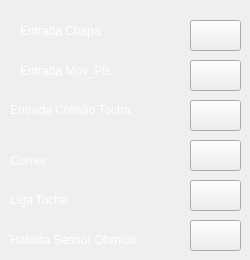
     <widget class="QWidget" name="tab_2">
      <attribute name="title">
       <string>Status E/S</string>
      </attribute>
      <widget class="QHmiButton" name="QHmiButton_2">
       <property name="geometry">
        <rect>
         <x>190</x>
         <y>20</y>
         <width>51</width>
         <height>31</height>
        </rect>
       </property>
       <property name="text">
        <string/>
       </property>
       <property name="icon">
        <iconset>
         <normaloff>../res/leds/led_round_040_G_off.png</normaloff>
         <normalon>../res/leds/led_round_040_G_on.png</normalon>../res/leds/led_round_040_G_off.png</iconset>
       </property>
       <property name="iconSize">
        <size>
         <width>32</width>
         <height>32</height>
        </size>
       </property>
       <property name="fieldName">
        <cstring>CONF1_TOQUE_CHAPA</cstring>
       </property>
       <property name="PasswordLevel" stdset="0">
        <number>0</number>
       </property>
       <property name="Hide" stdset="0">
        <bool>true</bool>
       </property>
       <property name="Align left" stdset="0">
        <bool>false</bool>
       </property>
      </widget>
      <widget class="QHmiButton" name="QHmiButton_3">
       <property name="geometry">
        <rect>
         <x>190</x>
         <y>60</y>
         <width>51</width>
         <height>31</height>
        </rect>
       </property>
       <property name="text">
        <string/>
       </property>
       <property name="icon">
        <iconset>
         <normaloff>../res/leds/led_round_040_G_off.png</normaloff>
         <normalon>../res/leds/led_round_040_G_on.png</normalon>../res/leds/led_round_040_G_off.png</iconset>
       </property>
       <property name="iconSize">
        <size>
         <width>32</width>
         <height>32</height>
        </size>
       </property>
       <property name="fieldName">
        <cstring>CONF1_MOV_CNC_OK</cstring>
       </property>
       <property name="PasswordLevel" stdset="0">
        <number>0</number>
       </property>
       <property name="Hide" stdset="0">
        <bool>true</bool>
       </property>
       <property name="Align left" stdset="0">
        <bool>false</bool>
       </property>
      </widget>
      <widget class="QHmiButton" name="QHmiButton_4">
       <property name="geometry">
        <rect>
         <x>190</x>
         <y>100</y>
         <width>51</width>
         <height>31</height>
        </rect>
       </property>
       <property name="text">
        <string/>
       </property>
       <property name="icon">
        <iconset>
         <normaloff>../res/leds/led_round_040_G_off.png</normaloff>
         <normalon>../res/leds/led_round_040_G_on.png</normalon>../res/leds/led_round_040_G_off.png</iconset>
       </property>
       <property name="iconSize">
        <size>
         <width>32</width>
         <height>32</height>
        </size>
       </property>
       <property name="fieldName">
        <cstring>CONF1_G_B_COLISAO_THC</cstring>
       </property>
       <property name="PasswordLevel" stdset="0">
        <number>0</number>
       </property>
       <property name="Hide" stdset="0">
        <bool>true</bool>
       </property>
       <property name="Align left" stdset="0">
        <bool>false</bool>
       </property>
      </widget>
      <widget class="QLabel" name="label_20">
       <property name="geometry">
        <rect>
         <x>20</x>
         <y>20</y>
         <width>141</width>
         <height>21</height>
        </rect>
       </property>
       <property name="styleSheet">
        <string notr="true">font: 75 12pt &quot;Arial&quot;;
color: rgb(255, 255, 255);</string>
       </property>
       <property name="text">
        <string>Entrada Chapa</string>
       </property>
       <property name="PasswordLevel" stdset="0">
        <number>0</number>
       </property>
       <property name="Hide" stdset="0">
        <bool>true</bool>
       </property>
      </widget>
      <widget class="QLabel" name="label_21">
       <property name="geometry">
        <rect>
         <x>20</x>
         <y>60</y>
         <width>141</width>
         <height>21</height>
        </rect>
       </property>
       <property name="styleSheet">
        <string notr="true">font: 75 12pt &quot;Arial&quot;;
color: rgb(255, 255, 255);</string>
       </property>
       <property name="text">
        <string>Entrada Mov_Pls</string>
       </property>
       <property name="PasswordLevel" stdset="0">
        <number>0</number>
       </property>
       <property name="Hide" stdset="0">
        <bool>true</bool>
       </property>
      </widget>
      <widget class="QLabel" name="label_22">
       <property name="geometry">
        <rect>
         <x>10</x>
         <y>100</y>
         <width>171</width>
         <height>21</height>
        </rect>
       </property>
       <property name="styleSheet">
        <string notr="true">font: 75 12pt &quot;Arial&quot;;
color: rgb(255, 255, 255);</string>
       </property>
       <property name="text">
        <string>&lt;html&gt;&lt;head/&gt;&lt;body&gt;&lt;p&gt;Entrada Colisão Tocha&lt;/p&gt;&lt;/body&gt;&lt;/html&gt;</string>
       </property>
       <property name="PasswordLevel" stdset="0">
        <number>0</number>
       </property>
       <property name="Hide" stdset="0">
        <bool>true</bool>
       </property>
      </widget>
      <widget class="QLabel" name="label_23">
       <property name="geometry">
        <rect>
         <x>10</x>
         <y>190</y>
         <width>171</width>
         <height>21</height>
        </rect>
       </property>
       <property name="styleSheet">
        <string notr="true">font: 75 12pt &quot;Arial&quot;;
color: rgb(255, 255, 255);</string>
       </property>
       <property name="text">
        <string>&lt;html&gt;&lt;head/&gt;&lt;body&gt;&lt;p&gt;Liga Tocha&lt;/p&gt;&lt;/body&gt;&lt;/html&gt;</string>
       </property>
       <property name="PasswordLevel" stdset="0">
        <number>0</number>
       </property>
       <property name="Hide" stdset="0">
        <bool>true</bool>
       </property>
      </widget>
      <widget class="QHmiButton" name="QHmiButton_5">
       <property name="geometry">
        <rect>
         <x>190</x>
         <y>180</y>
         <width>51</width>
         <height>31</height>
        </rect>
       </property>
       <property name="text">
        <string/>
       </property>
       <property name="icon">
        <iconset>
         <normaloff>../res/leds/led_round_040_R_off.png</normaloff>
         <normalon>../res/leds/led_round_040_R_on.png</normalon>
         <disabledoff>../res/leds/led_round_040_R_off.png</disabledoff>
         <disabledon>../res/leds/led_round_040_R_on.png</disabledon>../res/leds/led_round_040_R_off.png</iconset>
       </property>
       <property name="iconSize">
        <size>
         <width>32</width>
         <height>32</height>
        </size>
       </property>
       <property name="fieldName">
        <cstring>CONF1_B_TOCHA</cstring>
       </property>
       <property name="PasswordLevel" stdset="0">
        <number>0</number>
       </property>
       <property name="Hide" stdset="0">
        <bool>true</bool>
       </property>
       <property name="Align left" stdset="0">
        <bool>false</bool>
       </property>
      </widget>
      <widget class="QHmiButton" name="QHmiButton_6">
       <property name="geometry">
        <rect>
         <x>190</x>
         <y>220</y>
         <width>51</width>
         <height>31</height>
        </rect>
       </property>
       <property name="text">
        <string/>
       </property>
       <property name="icon">
        <iconset>
         <normaloff>../res/leds/led_round_040_R_off.png</normaloff>
         <normalon>../res/leds/led_round_040_R_on.png</normalon>
         <disabledoff>../res/leds/led_round_040_R_off.png</disabledoff>
         <disabledon>../res/leds/led_round_040_R_on.png</disabledon>../res/leds/led_round_040_R_off.png</iconset>
       </property>
       <property name="iconSize">
        <size>
         <width>32</width>
         <height>32</height>
        </size>
       </property>
       <property name="fieldName">
        <cstring>CONF1_G_B_RELE_OHMICO</cstring>
       </property>
       <property name="PasswordLevel" stdset="0">
        <number>0</number>
       </property>
       <property name="Hide" stdset="0">
        <bool>true</bool>
       </property>
       <property name="Align left" stdset="0">
        <bool>false</bool>
       </property>
      </widget>
      <widget class="QLabel" name="label_24">
       <property name="geometry">
        <rect>
         <x>10</x>
         <y>230</y>
         <width>171</width>
         <height>21</height>
        </rect>
       </property>
       <property name="styleSheet">
        <string notr="true">font: 75 12pt &quot;Arial&quot;;
color: rgb(255, 255, 255);</string>
       </property>
       <property name="text">
        <string>&lt;html&gt;&lt;head/&gt;&lt;body&gt;&lt;p&gt;Habilita Sensor Ohmico&lt;/p&gt;&lt;/body&gt;&lt;/html&gt;</string>
       </property>
       <property name="PasswordLevel" stdset="0">
        <number>0</number>
       </property>
       <property name="Hide" stdset="0">
        <bool>true</bool>
       </property>
      </widget>
      <widget class="QLabel" name="label_30">
       <property name="geometry">
        <rect>
         <x>10</x>
         <y>150</y>
         <width>171</width>
         <height>21</height>
        </rect>
       </property>
       <property name="styleSheet">
        <string notr="true">font: 75 12pt &quot;Arial&quot;;
color: rgb(255, 255, 255);</string>
       </property>
       <property name="text">
        <string>Corner</string>
       </property>
       <property name="PasswordLevel" stdset="0">
        <number>0</number>
       </property>
       <property name="Hide" stdset="0">
        <bool>true</bool>
       </property>
      </widget>
      <widget class="QHmiButton" name="QHmiButton_22">
       <property name="geometry">
        <rect>
         <x>190</x>
         <y>140</y>
         <width>51</width>
         <height>31</height>
        </rect>
       </property>
       <property name="text">
        <string/>
       </property>
       <property name="icon">
        <iconset>
         <normaloff>../res/leds/led_round_040_R_off.png</normaloff>
         <normalon>../res/leds/led_round_040_R_on.png</normalon>
         <disabledoff>../res/leds/led_round_040_R_off.png</disabledoff>
         <disabledon>../res/leds/led_round_040_R_on.png</disabledon>../res/leds/led_round_040_R_off.png</iconset>
       </property>
       <property name="iconSize">
        <size>
         <width>32</width>
         <height>32</height>
        </size>
       </property>
       <property name="fieldName">
        <cstring>CONF1_CORNER</cstring>
       </property>
       <property name="PasswordLevel" stdset="0">
        <number>0</number>
       </property>
       <property name="Hide" stdset="0">
        <bool>true</bool>
       </property>
       <property name="Align left" stdset="0">
        <bool>false</bool>
       </property>
      </widget>
     </widget>
